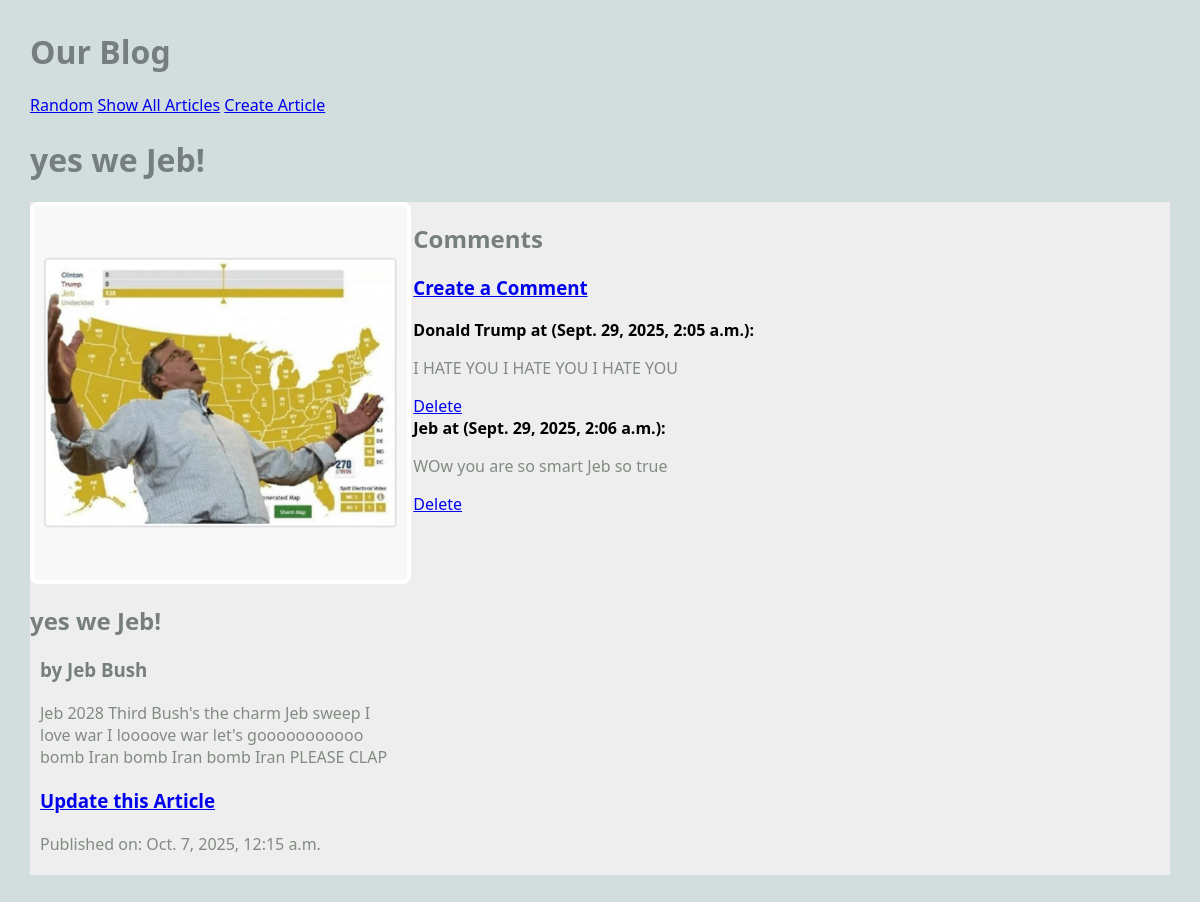
/blog/article/5/, run on the app's committed database.
### blog/models.py (models this page shows, shortened)
class Article(models.Model):
    title = models.TextField(blank=True)
    author = models.TextField(blank=True)
    text = models.TextField(blank=True)
    published = models.DateTimeField(auto_now=True)
    image_file = models.ImageField(blank=True)
    def get_all_comments(self):
        return Comment.objects.filter(article=self)

class Comment(models.Model):
    article = models.ForeignKey(Article, on_delete=models.CASCADE)
    author = models.TextField(blank=False)
    text = models.TextField(blank=False)
    published = models.DateTimeField(auto_now=True)

### blog/views.py (the view)
# urls.py: path('article/<int:pk>/', ArticleView.as_view(), name='article'),
class ArticleView(DetailView):
    model = Article
    template_name = 'blog/article.html'
    context_object_name = 'article'

### blog/templates/blog/article.html
{% extends 'blog/base.html' %}
{% block content %}
<h1>{{article.title}}</h1>
<main class = "grid-container">
    <article>
        {% if article.image_file %}
        <img src = {{article.image_file.url}}>
        {% else %}
        <p>No image available</p>
        {% endif %}
        <div>
            <h2>{{ article.title }}</h2>
            <h3>by {{ article.author }}</h3>
            <p>{{ article.text }}</p>
            <h3>
                <a href="{% url 'update_article' article.pk %}">Update this Article</a>
            </h3>
            <p>Published on: {{ article.published }}</p>
        </div>
        </article>
        <div>
            <h2>Comments</h2>
            <h3>
                <a href="{% url 'create_comment' article.pk %}">Create a Comment</a>
            </h3>
            {% for comment in article.get_all_comments %}
                <div>
                    <strong>{{ comment.author }} at ({{ comment.published }}):</strong>
                    <p>{{ comment.text }}</p>
                    <a href="{% url 'delete_comment' comment.pk %}">Delete</a>
                </div>
            {% endfor %}
        </div>
</main>
{% endblock %}

### static/blog.css (style rules this page uses)
body { margin: 30px; background: #d1dedd; font-family:'Segoe UI', Tahoma, Geneva, Verdana, sans-serif; }
h1, h2, h3 { color: #767f7e; }
p { color: #828b82; }
.grid-container { background: #eee; max-width: 900px; display: grid; grid-template-columns: repeat(3, 1fr); grid-gap: 10px; max-width: 1200px; margin: 20px auto; }
article img, article.featured img { width: 100%; border: 4px solid #fff; border-radius: 8px; }
article p, article h3 { margin: 20px 10px; }

### data on the page
Article: title "yes we Jeb!", image_file (picture), author "Jeb Bush", text "Jeb 2028 Third Bush's the charm Jeb sweep I love war I loooove war let's gooooooooooo bomb Iran bomb Iran bomb Iran PLEASE CLAP", published "Oct. 7, 2025, 12:15 a.m."
Comment: author "Donald Trump", published "Sept. 29, 2025, 2:05 a.m.", text "I HATE YOU I HATE YOU I HATE YOU"
Comment: author "Jeb", published "Sept. 29, 2025, 2:06 a.m.", text "WOw you are so smart Jeb so true"
